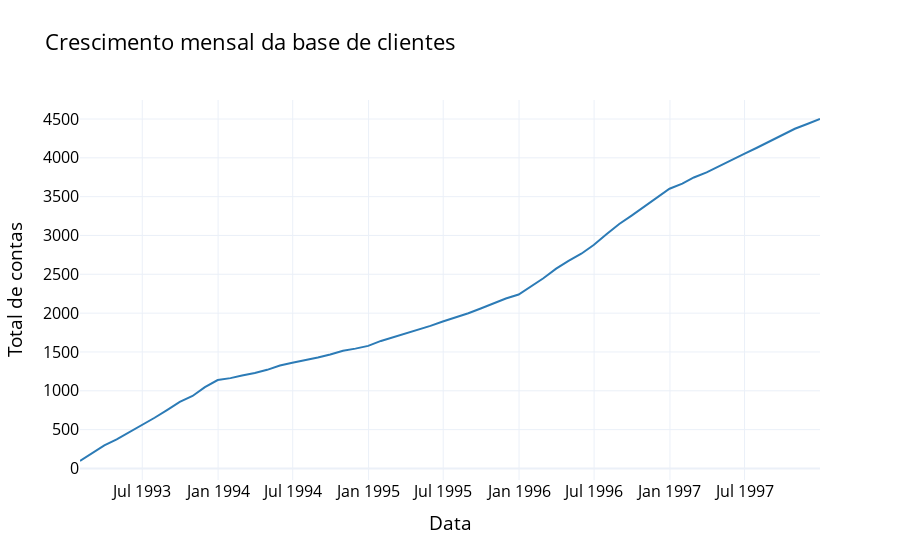

The code cell stored with this chart in its notebook:
### Code cell
monthly_growth = account.groupby(pd.Grouper(key='account_creation_YYMMDD', freq='M'))[['account_id']].count().cumsum()
fig = px.line(monthly_growth, y='account_id', title='Crescimento mensal da base de clientes', color_discrete_sequence=color_list[::-1])
fig.update_layout(template='plotly_white', xaxis_title='Data', yaxis_title='Total de contas')
fig.update_layout(font_size=16, font_color="black")

### Figure 1 — Plotly figure (JSON) as saved in the notebook; plotly's stock layout.template omitted (floating-point values rounded to 4 significant figures)
{"data": [{"hovertemplate": "account_creation_YYMMDD=%{x}<br>account_id=%{y}<extra></extra>", "legendgroup": "", "line": {"color": "rgb(44,123,182)", "dash": "solid"}, "mode": "lines", "name": "", "orientation": "v", "showlegend": false, "type": "scatter", "x": ["1993-01-31T00:00:00", "1993-02-28T00:00:00", "1993-03-31T00:00:00", "1993-04-30T00:00:00", "1993-05-31T00:00:00", "1993-06-30T00:00:00", "1993-07-31T00:00:00", "1993-08-31T00:00:00", "1993-09-30T00:00:00", "1993-10-31T00:00:00", "1993-11-30T00:00:00", "1993-12-31T00:00:00", "1994-01-31T00:00:00", "1994-02-28T00:00:00", "1994-03-31T00:00:00", "1994-04-30T00:00:00", "1994-05-31T00:00:00", "1994-06-30T00:00:00", "1994-07-31T00:00:00", "1994-08-31T00:00:00", "1994-09-30T00:00:00", "1994-10-31T00:00:00", "1994-11-30T00:00:00", "1994-12-31T00:00:00", "1995-01-31T00:00:00", "1995-02-28T00:00:00", "1995-03-31T00:00:00", "1995-04-30T00:00:00", "1995-05-31T00:00:00", "1995-06-30T00:00:00", "1995-07-31T00:00:00", "1995-08-31T00:00:00", "1995-09-30T00:00:00", "1995-10-31T00:00:00", "1995-11-30T00:00:00", "1995-12-31T00:00:00", "1996-01-31T00:00:00", "1996-02-29T00:00:00", "1996-03-31T00:00:00", "1996-04-30T00:00:00", "1996-05-31T00:00:00", "1996-06-30T00:00:00", "1996-07-31T00:00:00", "1996-08-31T00:00:00", "1996-09-30T00:00:00", "1996-10-31T00:00:00", "1996-11-30T00:00:00", "1996-12-31T00:00:00", "1997-01-31T00:00:00", "1997-02-28T00:00:00", "1997-03-31T00:00:00", "1997-04-30T00:00:00", "1997-05-31T00:00:00", "1997-06-30T00:00:00", "1997-07-31T00:00:00", "1997-08-31T00:00:00", "1997-09-30T00:00:00", "1997-10-31T00:00:00", "1997-11-30T00:00:00", "1997-12-31T00:00:00"], "xaxis": "x", "y": [96, 194, 298, 375, 466, 554, 653, 755, 858, 933, 1048, 1139, 1163, 1197, 1229, 1270, 1325, 1360, 1391, 1428, 1468, 1515, 1543, 1578, 1642, 1686, 1734, 1786, 1836, 1893, 1941, 1999, 2059, 2124, 2189, 2239, 2345, 2449, 2573, 2674, 2765, 2878, 3015, 3148, 3256, 3371, 3477, 3602, 3668, 3747, 3812, 3894, 3977, 4051, 4130, 4213, 4296, 4374, 4436, 4500], "yaxis": "y"}], "layout": {"font": {"color": "black", "size": 16}, "legend": {"tracegroupgap": 0}, "title": {"text": "Crescimento mensal da base de clientes"}, "xaxis": {"anchor": "y", "domain": [0, 1], "title": {"text": "Data"}}, "yaxis": {"anchor": "x", "domain": [0, 1], "title": {"text": "Total de contas"}}}}
